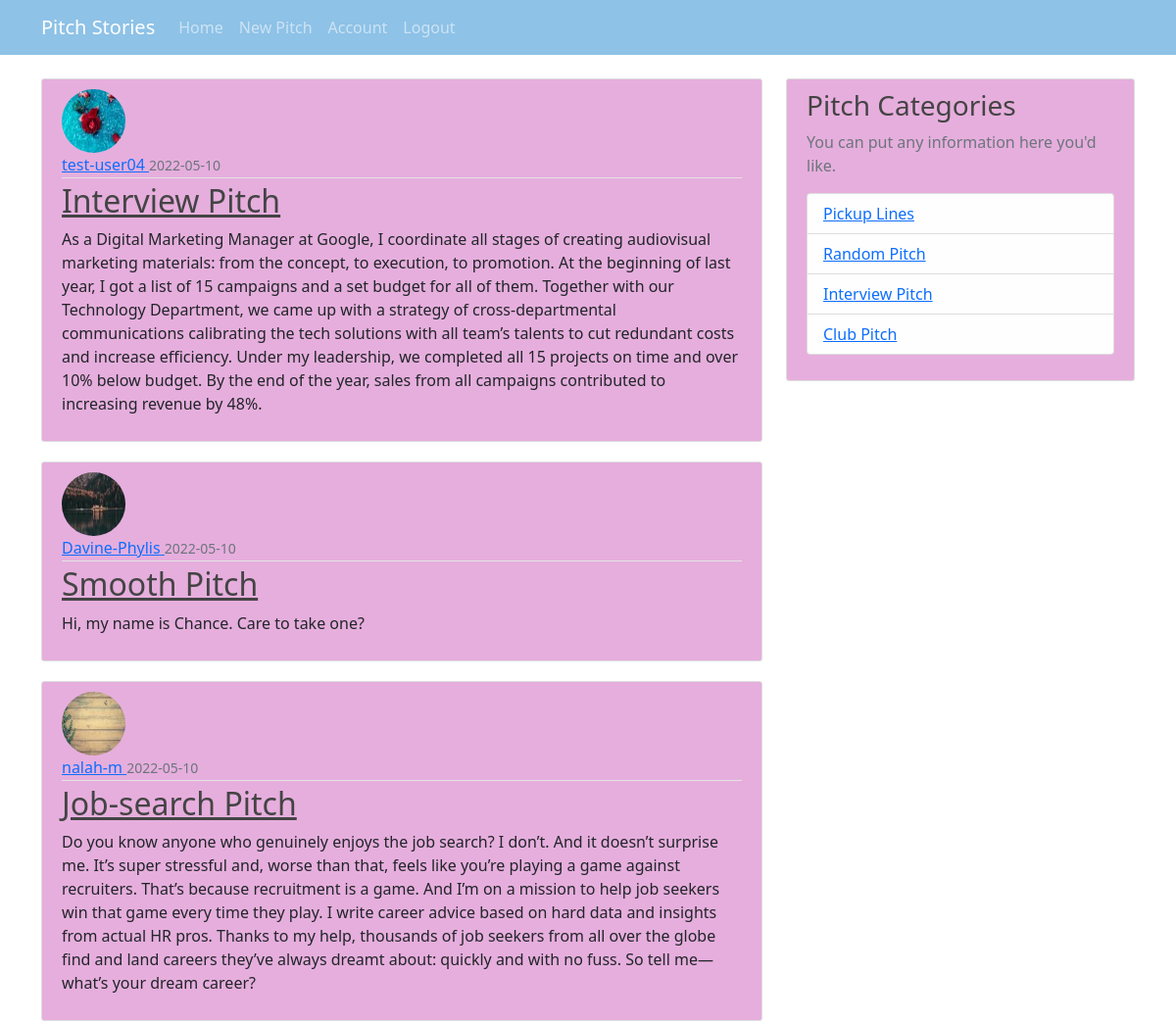
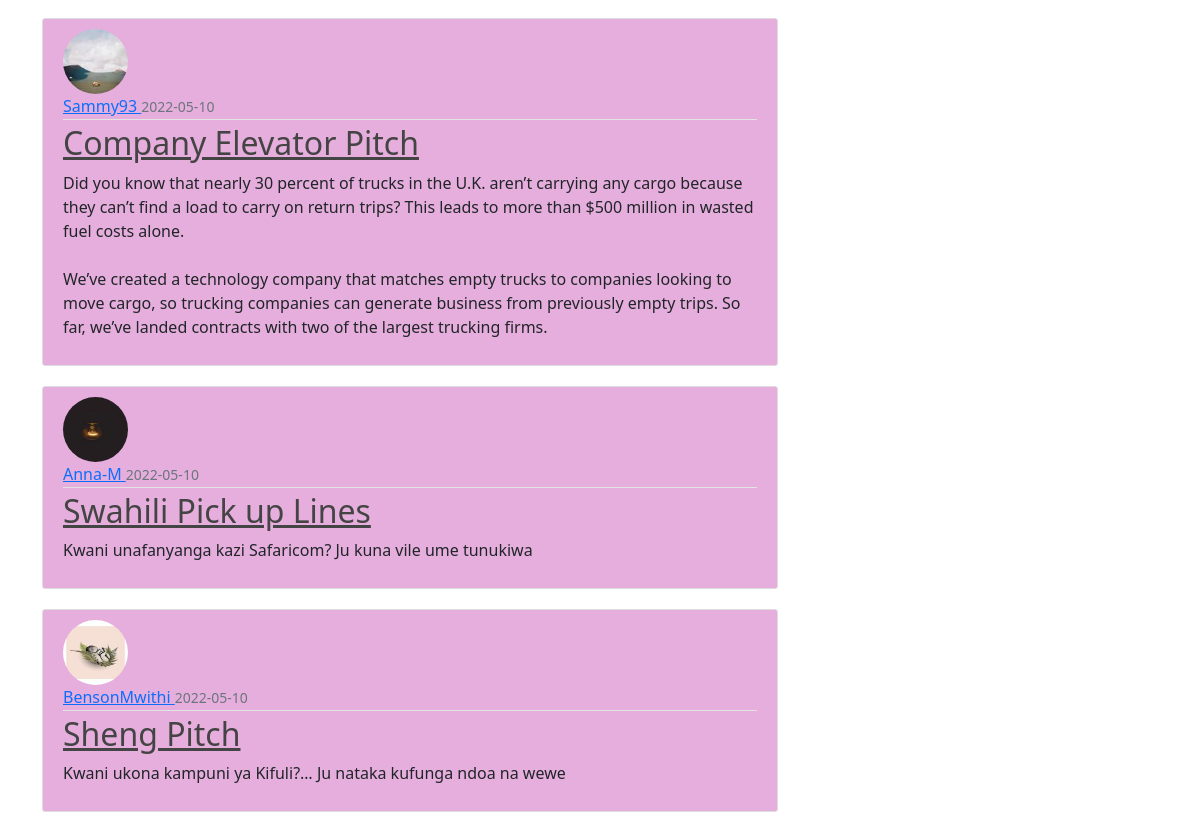
The app's page / (signed in) with its own data (2 pictures, top to bottom).
### app/models.py (models this page shows, shortened)
class Post(db.Model):
    id = db.Column(db.Integer, primary_key=True)
    title = db.Column(db.String(100), nullable=False)
    date_posted = db.Column(db.DateTime, nullable=False, default=datetime.utcnow)
    content = db.Column(db.Text, nullable=False)
    user_id = db.Column(db.Integer, db.ForeignKey('user.id'), nullable=False)

class User(db.Model, UserMixin):
    id = db.Column(db.Integer, primary_key= True)
    username = db.Column(db.String(20), unique= True,nullable= False )
    email = db.Column(db.String(120), unique = True, nullable = False)
    image_file = db.Column(db.String(20),nullable= False, default = 'default.jpg')
    password = db.Column(db.String(60), nullable = False)
    posts = db.relationship('Post', backref= 'author', lazy= True)

### app/views.py (the view)
@app.route('/')
def home():
    posts = Post.query.all()
    title = 'Pitch Stories'
    return render_template('index.html', title=title, posts=posts)

### app/models.py (called while the page is built)
@login_manager.user_loader
def load_user(user_id):
    return User.query.get(int(user_id))

### app/templates/index.html (shortened to what this page needs)
{% extends 'base.html'%}
{%block content%}
    {% for post in posts%}
    <article class= 'media content-section'>
        <img class='rounded-circle article-img' src="{{ url_for('static', filename='profile_pics/'+ post.author.image_file) }}">
        <div class= 'media-body'>
            <div class= 'article-metadata'>
                <a class='mr-2' href='#'> {{ post.author.username}} </a>
                <small class='text-muted'> {{post.date_posted.strftime('%Y-%m-%d')}}</small>
            </div>
            <h2><a class='article-title' href="{{ url_for('post', post_id=post.id) }}">{{ post.title }}</a> </h2>
            <p class = 'article-content'>{{ post.content }}</p>
        </div>
    </article>
    {%endfor%}
{%endblock content%}

### app/static/css/index.css (style rules this page uses)
body { background: #a2ccc8; color: #333333; margin-top: 5rem; }
h1, h2, h3, h4, h5, h6 { color: #444444; }
.content-section { background: #e6aedd; padding: 10px 20px; border: 1px solid #dddddd; border-radius: 3px; margin-bottom: 20px; }
.article-title { color: #444444; }
.article-content { white-space: pre-line; }
.article-img { height: 65px; width: 65px; margin-right: 16px; }
.article-metadata { padding-bottom: 1px; margin-bottom: 4px; border-bottom: 1px solid #e3e3e3 }

### records on screen
Post: image_file (picture), author.username "test-user04", date_posted "2022-05-10", title "Interview Pitch", content "As a Digital Marketing Manager at Google, I coordinate all stages of creating audiovisual marketing materials: from the concept, to execution, to promotion. At the beginning of last year, I got a list of 15 campaigns and a set budget for all of them. Together with our Technology Department, we came up with a strategy of cross-departmental communications calibrating the tech solutions with all team’s talents to cut redundant costs and increase efficiency. Under my leadership, we completed all 15 projects on time and over 10% below budget. By the end of the year, sales from all campaigns contributed to increasing revenue by 48%."
Post: image_file (picture), author.username "Davine-Phylis", date_posted "2022-05-10", title "Smooth Pitch", content "Hi, my name is Chance. Care to take one?"
Post: image_file (picture), author.username "nalah-m", date_posted "2022-05-10", title "Job-search Pitch", content "Do you know anyone who genuinely enjoys the job search? I don’t. And it doesn’t surprise me. It’s super stressful and, worse than that, feels like you’re playing a game against recruiters. That’s because recruitment is a game. And I’m on a mission to help job seekers win that game every time they play. I write career advice based on hard data and insights from actual HR pros. Thanks to my help, thousands of job seekers from all over the globe find and land careers they’ve always dreamt about: quickly and with no fuss. So tell me—what’s your dream career?"
Post: image_file (picture), author.username "Sammy93", date_posted "2022-05-10", title "Company Elevator Pitch", content "Did you know that nearly 30 percent of trucks in the U.K. aren’t carrying any cargo because they can’t find a load to carry on return trips? This leads to more than $500 million in wasted fuel costs alone. We’ve created a technology company that matches empty trucks to companies looking to move cargo, so trucking companies can generate business from previously empty trips. So far, we’ve landed contracts with two of the largest trucking firms."
Post: image_file (picture), author.username "Anna-M", date_posted "2022-05-10", title "Swahili Pick up Lines", content "Kwani unafanyanga kazi Safaricom? Ju kuna vile ume tunukiwa"
Post: image_file (picture), author.username "BensonMwithi", date_posted "2022-05-10", title "Sheng Pitch", content "Kwani ukona kampuni ya Kifuli?… Ju nataka kufunga ndoa na wewe"
